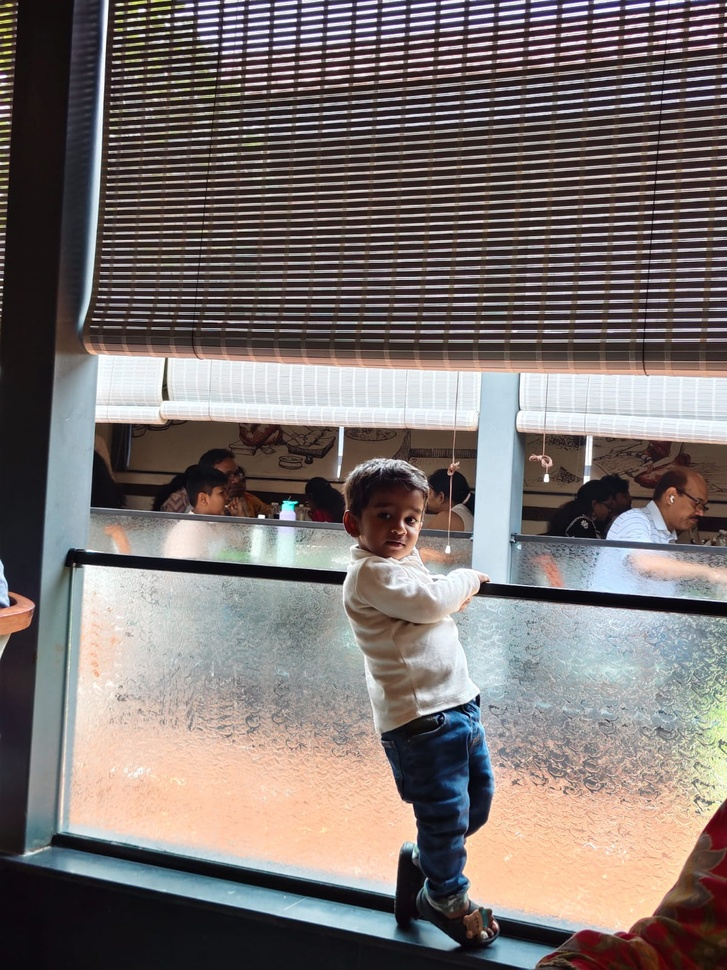
#> input picture test_photo.jpeg, 727 x 970 px, shrunk from 1200 x 1600 before the run
$ python -i image_analysis.py   (imports and definitions only)   (older library calls are emulated)
#> lines starting #> are read from the running program, lines starting #| are printed output that depends on the picture
from PIL import Image, ImageStat
import cv2
import numpy as np


# ==========================================
# BRIGHTNESS ANALYSIS
# ==========================================

def analyze_brightness(image):

    grayscale = image.convert("L")

    statistics = ImageStat.Stat(
        grayscale
    )

    brightness = statistics.mean[0]

    if brightness < 80:
        result = "Dark"

    elif brightness > 180:
        result = "Bright"

    else:
        result = "Good"

    return result, brightness


# ==========================================
# CONTRAST ANALYSIS
# ==========================================

def analyze_contrast(image):

    grayscale = image.convert("L")

    statistics = ImageStat.Stat(
        grayscale
    )

    contrast = statistics.stddev[0]

    if contrast < 40:
        result = "Low"

    elif contrast > 80:
        result = "High"

    else:
        result = "Good"

    return result, contrast


# ==========================================
# COMPOSITION ANALYSIS
# ==========================================

def analyze_composition(image):

    width, height = image.size

    aspect_ratio = width / height

    if aspect_ratio > 1.5:

        composition = "Landscape-oriented"

    elif aspect_ratio < 0.75:

        composition = "Portrait-oriented"

    else:

        composition = "Balanced frame"

    return composition


# ==========================================
# SHARPNESS / FOCUS ANALYSIS
# ==========================================

def analyze_sharpness(image_path):

    image = cv2.imread(
        image_path
    )

    grayscale = cv2.cvtColor(
        image,
        cv2.COLOR_BGR2GRAY
    )

    # Laplacian detects rapid changes
    # in image details.

    sharpness = cv2.Laplacian(
        grayscale,
        cv2.CV_64F
    ).var()


    if sharpness < 100:

        result = "Possibly blurry"

    elif sharpness < 300:

        result = "Moderately sharp"

    else:

        result = "Sharp"


    return result, sharpness


# ==========================================
# EDGE / DETAIL ANALYSIS
# ==========================================

def analyze_edges(image_path):

    image = cv2.imread(
        image_path
    )

    grayscale = cv2.cvtColor(
        image,
        cv2.COLOR_BGR2GRAY
    )

    edges = cv2.Canny(
        grayscale,
        100,
        200
    )

    edge_pixels = np.count_nonzero(
        edges
    )

    total_pixels = edges.size

    edge_percentage = (
        edge_pixels /
        total_pixels
    ) * 100


    if edge_percentage < 3:

        result = "Low visual detail"

    elif edge_percentage < 10:

        result = "Moderate visual detail"

    else:

        result = "High visual detail"


    return result, edge_percentage


# ==========================================
# COMPLETE IMAGE ANALYSIS
# ==========================================

def analyze_image(image_path):

#> called with image_path = 'test_photo.jpeg'
    image = Image.open(
        image_path
    )
#> image is the input picture: PIL image 727x970 RGB; mean R, G, B 122.8, 114.1, 112.1


    # --------------------------------------
    # BASIC ANALYSIS
    # --------------------------------------

    brightness_result, brightness_value = (
        analyze_brightness(image)
    )
#> in analyze_brightness, `grayscale = image.convert("L")`:
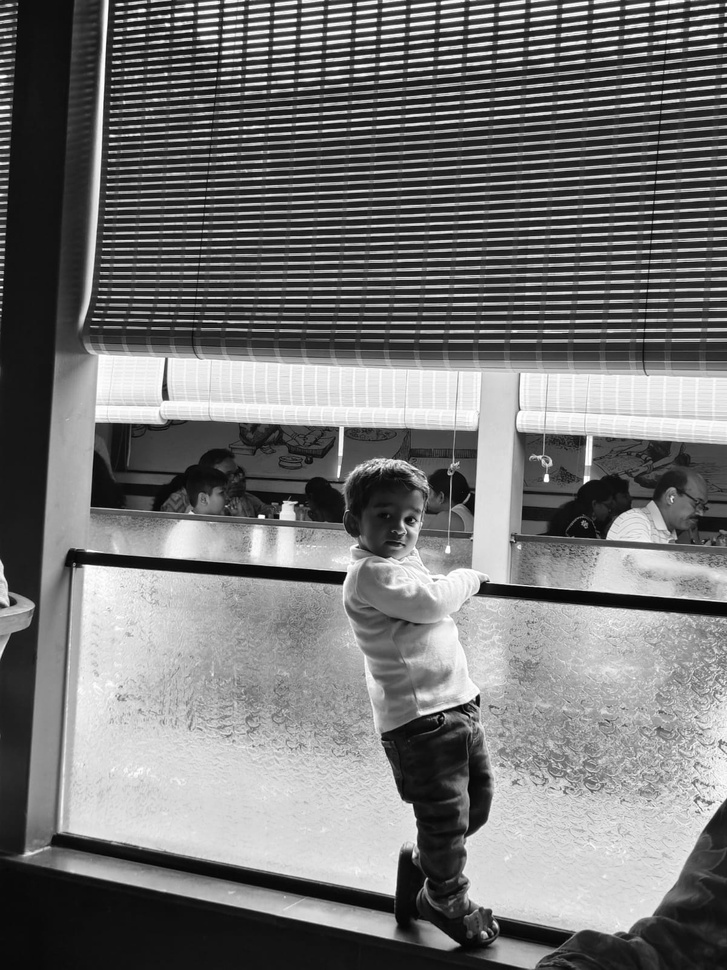
#> grayscale: PIL image 727x970 L; min 1, max 255, mean 116.5
#> in analyze_brightness, `brightness = statistics.mean[0]`: brightness = 116.5
#> brightness_result = 'Good'; brightness_value = 116.5


    contrast_result, contrast_value = (
        analyze_contrast(image)
    )
#> in analyze_contrast, `contrast = statistics.stddev[0]`: contrast = 79.71
#> contrast_result = 'Good'; contrast_value = 79.71


    composition = analyze_composition(
        image
    )
#> composition = 'Portrait-oriented'


    # --------------------------------------
    # COMPUTER VISION ANALYSIS
    # --------------------------------------

    sharpness_result, sharpness_value = (
        analyze_sharpness(image_path)
    )
#> in analyze_sharpness, `sharpness = cv2.Laplacian( grayscale, cv2.CV_64F ).var()`: sharpness = 2420
#> sharpness_result = 'Sharp'; sharpness_value = 2420


    detail_result, detail_value = (
        analyze_edges(image_path)
    )
#> in analyze_edges, `edges = cv2.Canny( grayscale, 100, 200 )`:
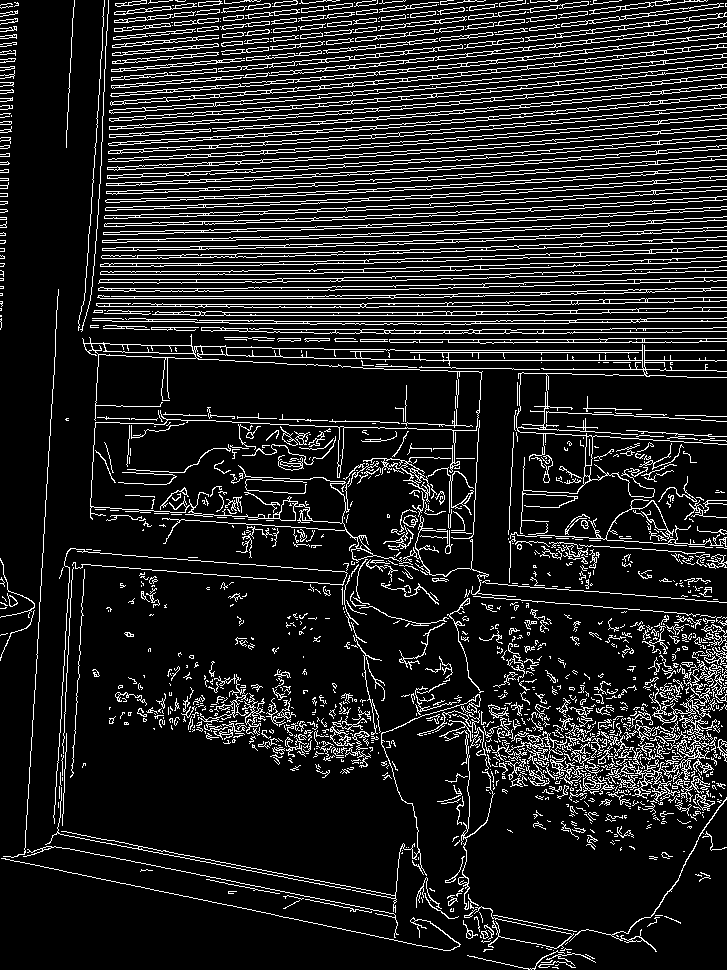
#> edges: shape (970, 727); 13% white in thin lines or dots
#> in analyze_edges, `edge_pixels = np.count_nonzero( edges )`: edge_pixels = 91747
#> in analyze_edges, `edge_percentage = ( edge_pixels / total_pixels ) * 100`: edge_percentage = 13.01
#> detail_result = 'High visual detail'; detail_value = 13.01


    # --------------------------------------
    # RETURN RESULTS
    # --------------------------------------

    return {

        "width": image.width,

        "height": image.height,


        "brightness": brightness_result,

        "brightness_value": round(
            brightness_value,
            2
        ),


        "contrast": contrast_result,

        "contrast_value": round(
            contrast_value,
            2
        ),


        "composition": composition,


        "sharpness": sharpness_result,

        "sharpness_value": round(
            sharpness_value,
            2
        ),


        "visual_detail": detail_result,

        "visual_detail_value": round(
            detail_value,
            2
        )
    }

>>> result = analyze_image('test_photo.jpeg')
#> result = 11 items
